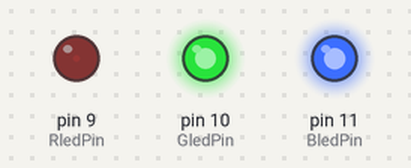
Simulated run of this sketch. Board: Arduino Uno, built with avr-gcc and run on an emulated ATmega328P. Shown: output pins drawn as LEDs (lit = HIGH).

Above: at 0.05 s.
At 0.6 s:
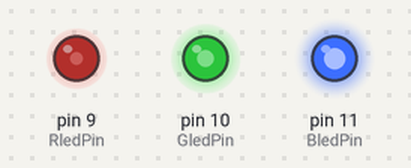
At 1.2 s:
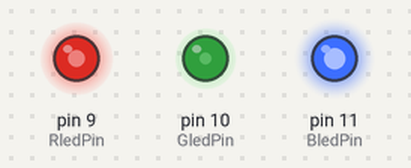
At 2.4 s:
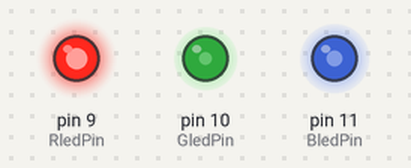
At 3.6 s:
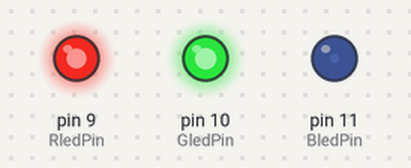
At 4.8 s:
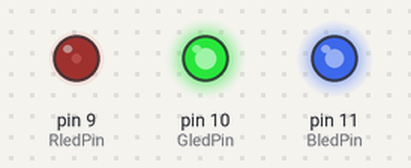
Timing chart, 0 to 6.7 s (numbered marks = the images above):
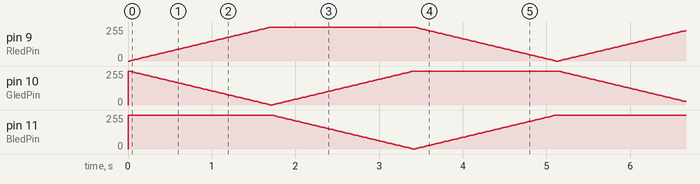

The sketch:

AdvancedChallenges_2_CRGBAwMLEC.ino
```cpp
const int RledPin = 9;
const int GledPin = 10;
const int BledPin = 11;

byte hue = 0;

void setup() {
  pinMode(RledPin, OUTPUT);
  pinMode(GledPin, OUTPUT);
  pinMode(BledPin, OUTPUT);
}

void loop() {
  showHueColor(hue);

  hue++;
  delay(20);
}

void showHueColor(byte WheelPos) {
  byte r, g, b;

  if (WheelPos < 85) {
    r = 255 - WheelPos * 3;
    g = WheelPos * 3;
    b = 0;
  } else if (WheelPos < 170) {
    WheelPos -= 85;
    r = 0;
    g = 255 - WheelPos * 3;
    b = WheelPos * 3;
  } else {
    WheelPos -= 170;
    r = WheelPos * 3;
    g = 0;
    b = 255 - WheelPos * 3;
  }

  analogWrite(RledPin, 255 - r);
  analogWrite(GledPin, 255 - g);
  analogWrite(BledPin, 255 - b);
}
```
